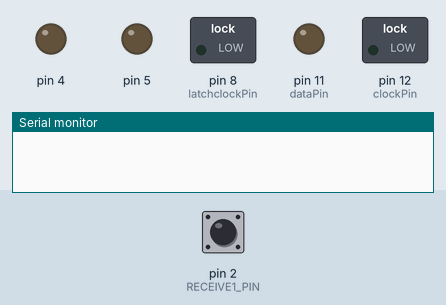
The sketch below on a simulated Arduino Uno, built with avr-gcc and run on an emulated ATmega328P. On the bench: switched loads named in the sketch (green lamp = pin HIGH), output pins drawn as LEDs (lit = HIGH), the last lines printed to the serial monitor. The test bench sets the inputs (shaded band); at power-on: pin 2 (RECEIVE1_PIN) LOW.

Above: at 1.2 s.
1.3 s: pin 2 (RECEIVE1_PIN) pulsed HIGH 5 times (0.12 s each, 0.3 s apart)
At 3.9 s:
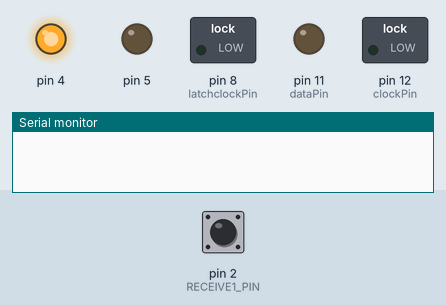
4.3 s: pin 2 (RECEIVE1_PIN) pulsed HIGH 5 times (0.12 s each, 0.3 s apart)
At 5.47 s:
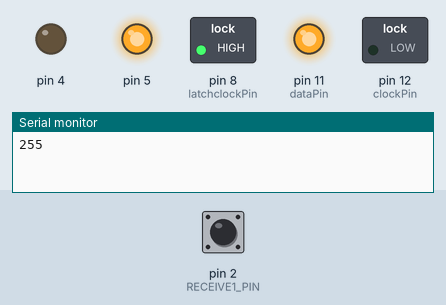
At 6.3 s:
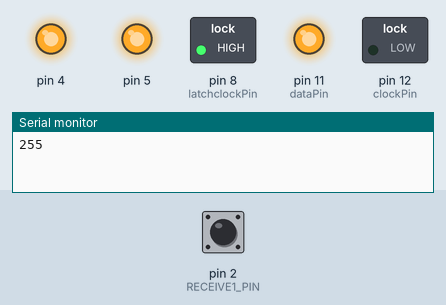
Timing chart, 0 to 7.8 s (numbered marks = the images above; inputs shaded):
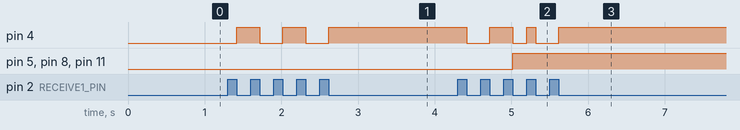

Measured:
- after the input at 1.3 s, pin 4: alternates HIGH for 0.30 s and LOW for 0.30 s, 5 changes in all, then stays HIGH, starting after 0.12 s
- after the input at 4.3 s, pin 4: goes LOW 0.30 s, HIGH 0.30 s, LOW 0.18 s, HIGH 0.12 s, LOW 0.30 s, then HIGH, starting after 0.12 s; pin 5, pin 8 (latchclockPin), pin 11 (dataPin): LOW → HIGH after 0.72 s

The sketch:

receiver.ino
```cpp
//Simple example program for receiving bytes from the fibre optic receiver.
//An interrupt is triggered when new data comes in. The data is then read and
//sent to an 74HC595 in this example

//Pin connected to the output of the fibre optic receiver
#define RECEIVE1_PIN 2
//Pin connected to ST_CP (RCLK) of 74HC595
#define latchclockPin 8
//Pin connected to SH_CP (SRCLK) of 74HC595
#define clockPin 12
//Pin connected to DS (SER) of 74HC595
#define dataPin  11

//Transmission speed multiplier. Higher means lower speed
#define SPEED 10

void writeShiftRegister(uint8_t outbyte);
uint8_t getByte(void);

uint8_t newByte = 0xFF;
volatile bool receiveFlag = true;


void setup() {
  //set pins to output so you can control the shift register
  pinMode(latchclockPin, OUTPUT);
  pinMode(clockPin, OUTPUT);
  pinMode(dataPin, OUTPUT);
  pinMode(RECEIVE1_PIN, INPUT);
  pinMode(4, OUTPUT);
  pinMode(5, OUTPUT);
  digitalWrite(5, LOW);
  digitalWrite(4, LOW);
  attachInterrupt(digitalPinToInterrupt(RECEIVE1_PIN), ISR_RECEIVE1, RISING);
  Serial.begin(9600);
}

void loop() {
  if(receiveFlag){
    static uint8_t lastByte = 0;
    newByte = readByte();
    if(newByte != lastByte+1){
      digitalWrite(5, HIGH);
    }
    else digitalWrite(5, LOW);

    lastByte = newByte;
    writeShiftRegister(newByte);
    receiveFlag = false;

    interrupts();
    Serial.println(newByte);
  }
}

uint8_t readByte(void){
  uint8_t inByte = 0;
    digitalWrite(4, HIGH);
    while(digitalRead(RECEIVE1_PIN)); //  Wait for start pulse to end

    for(int i=0; i<8; i++){
      digitalWrite(4, !digitalRead(4));
      while(!digitalRead(RECEIVE1_PIN)); //Wait for bitpulse
      while(digitalRead(RECEIVE1_PIN)); //Wait for bitpulse to end
      delayMicroseconds(SPEED*4.5);
      inByte = inByte | (!digitalRead(RECEIVE1_PIN)<<i);
    }
  digitalWrite(4, LOW);
  return inByte;
}

void ISR_RECEIVE1(void){
  noInterrupts();
  receiveFlag = true;
}

void writeShiftRegister(uint8_t outbyte){
  digitalWrite(latchclockPin, LOW);

    for(uint8_t index = 0; index<8; index++){
    digitalWrite(clockPin, HIGH); //Set clock high
        //  Optionally wait for minimum clock pulse length here

    digitalWrite(clockPin, LOW);  //Set clock low again
    digitalWrite(dataPin, (outbyte >> index) & 0x01); //Write bit to the data pin
        //  Optionally wait for minimum clock pulse length here
    }

  digitalWrite(latchclockPin, HIGH);
}
```
